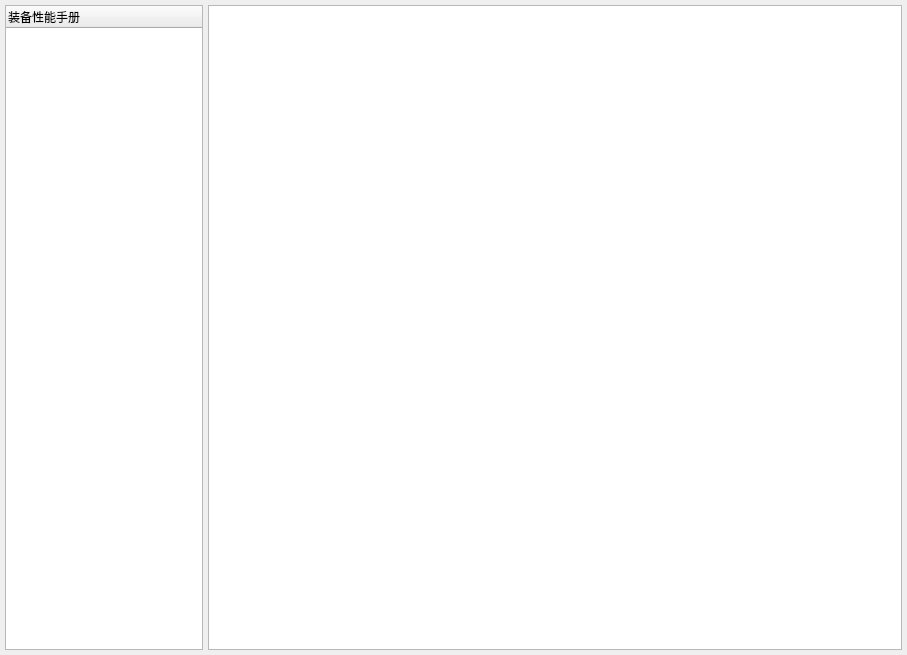
<?xml version="1.0" encoding="UTF-8"?>
<ui version="4.0">
 <class>Form</class>
 <widget class="QWidget" name="Form">
  <property name="geometry">
   <rect>
    <x>0</x>
    <y>0</y>
    <width>907</width>
    <height>655</height>
   </rect>
  </property>
  <property name="windowTitle">
   <string>Form</string>
  </property>
  <layout class="QHBoxLayout" name="horizontalLayout" stretch="2,7">
   <property name="spacing">
    <number>5</number>
   </property>
   <property name="leftMargin">
    <number>5</number>
   </property>
   <property name="topMargin">
    <number>5</number>
   </property>
   <property name="rightMargin">
    <number>5</number>
   </property>
   <property name="bottomMargin">
    <number>5</number>
   </property>
   <item>
    <widget class="QTreeWidget" name="tw_catalog">
     <column>
      <property name="text">
       <string>装备性能手册</string>
      </property>
     </column>
    </widget>
   </item>
   <item>
    <widget class="QTextBrowser" name="tb_article">
     <property name="html">
      <string>&lt;!DOCTYPE HTML PUBLIC &quot;-//W3C//DTD HTML 4.0//EN&quot; &quot;http://www.w3.org/TR/REC-html40/strict.dtd&quot;&gt;
&lt;html&gt;&lt;head&gt;&lt;meta name=&quot;qrichtext&quot; content=&quot;1&quot; /&gt;&lt;style type=&quot;text/css&quot;&gt;
p, li { white-space: pre-wrap; }
&lt;/style&gt;&lt;/head&gt;&lt;body style=&quot; font-family:'SimSun'; font-size:9pt; font-weight:400; font-style:normal;&quot;&gt;
&lt;p style=&quot;-qt-paragraph-type:empty; margin-top:0px; margin-bottom:0px; margin-left:0px; margin-right:0px; -qt-block-indent:0; text-indent:0px;&quot;&gt;&lt;br /&gt;&lt;/p&gt;&lt;/body&gt;&lt;/html&gt;</string>
     </property>
    </widget>
   </item>
  </layout>
 </widget>
 <resources/>
 <connections/>
</ui>
